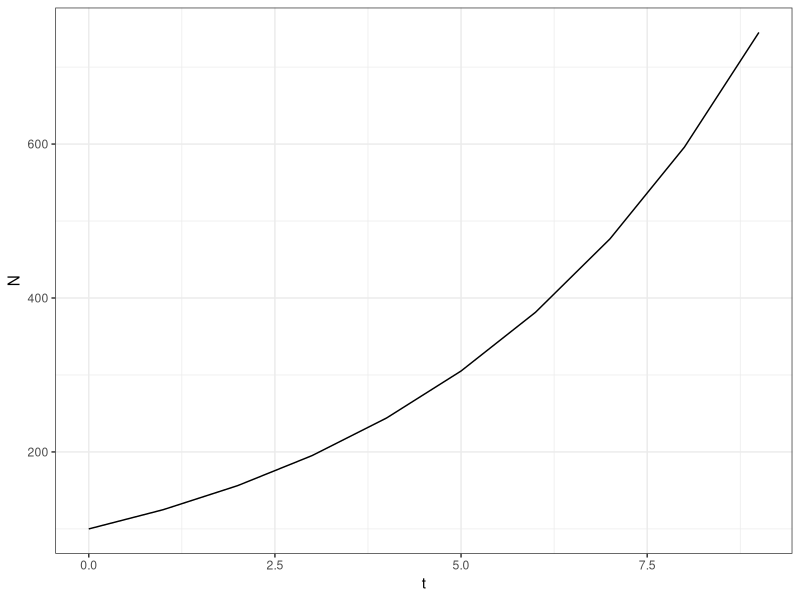
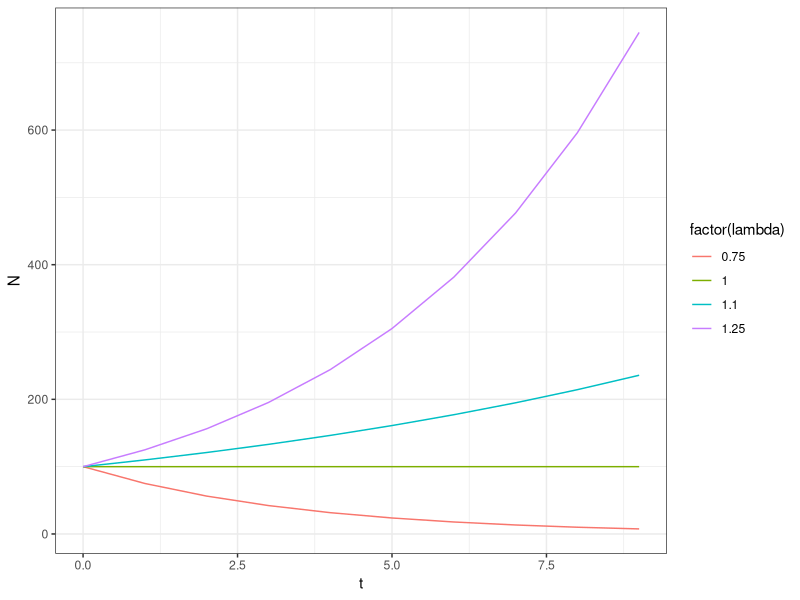
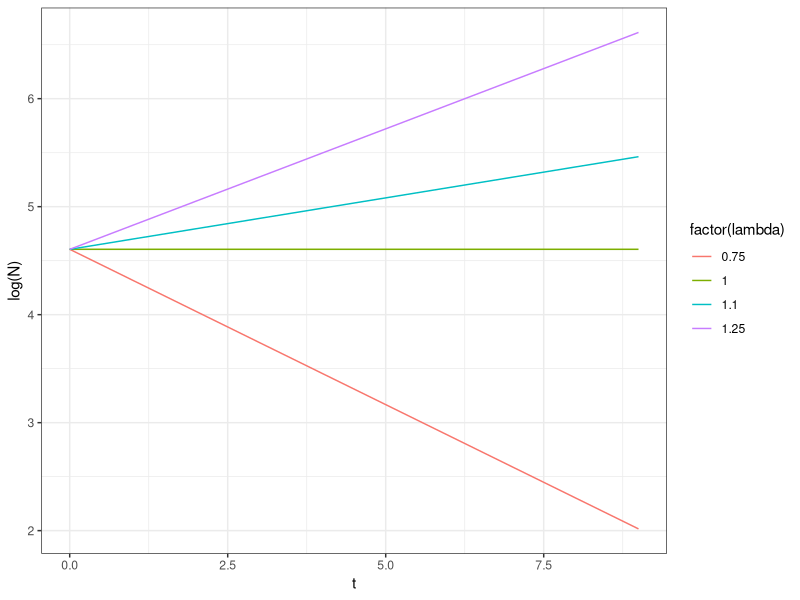
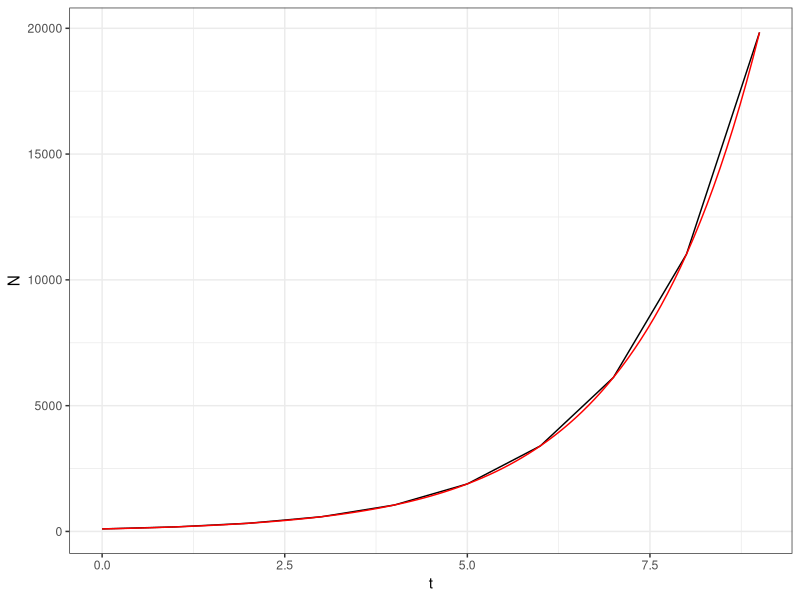
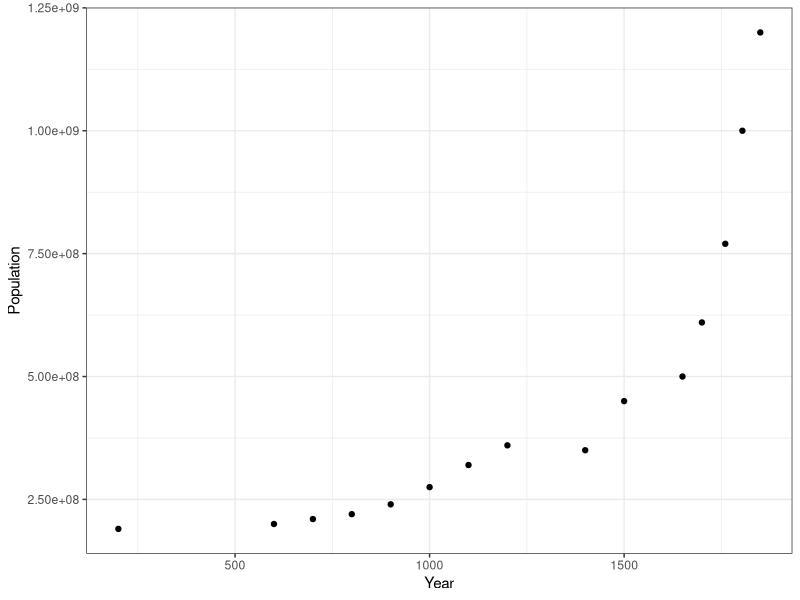
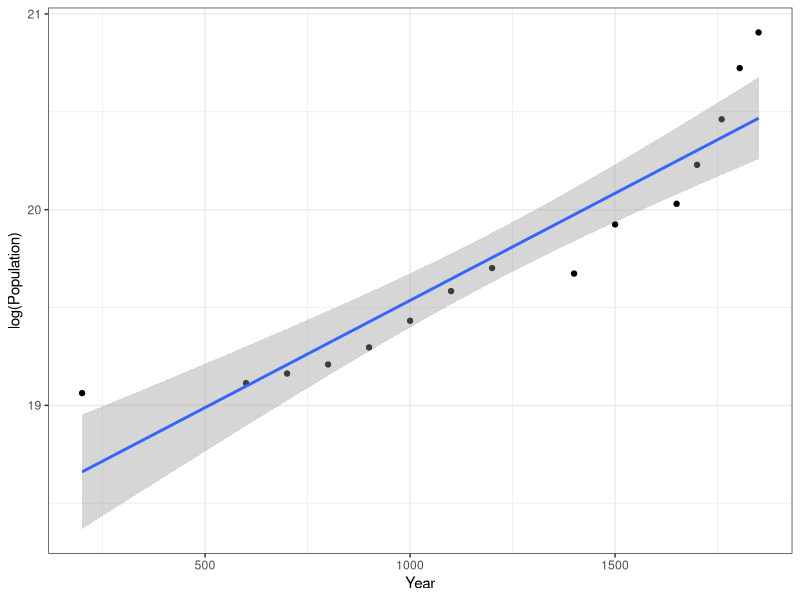
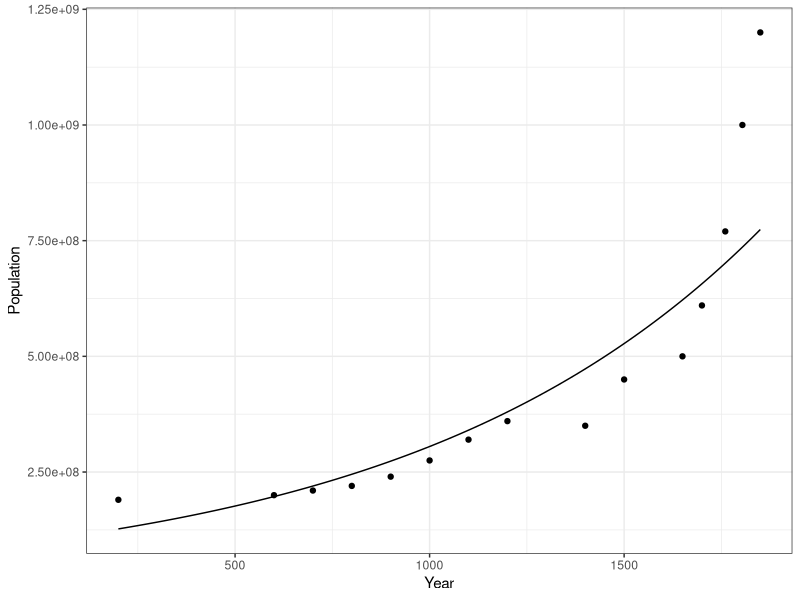
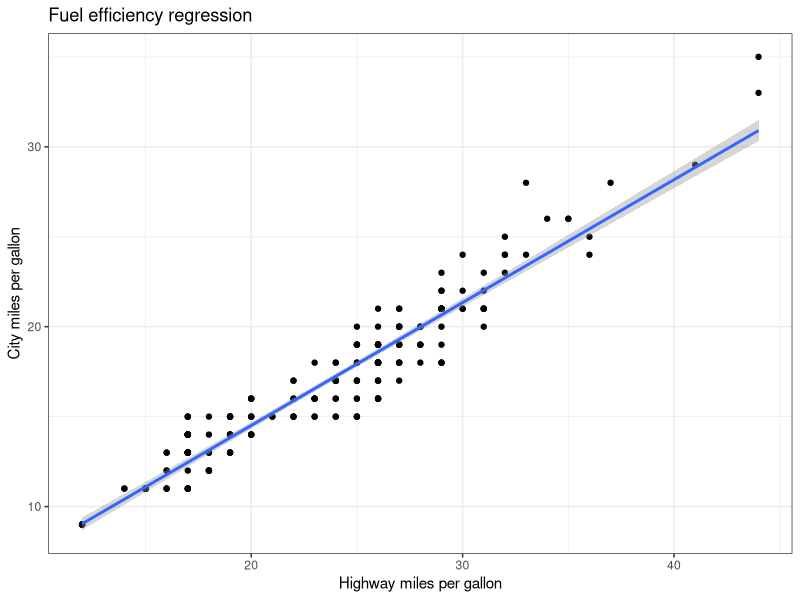

These charts were generated, in order, by the following R code:
library(tidyverse)
theme_set(theme_bw())
Rm<-0.25
lambda<-1+Rm
N0<-100
Population<-data.frame(t=0:9,N=NA)
Population
Population$N[1]<-N0
for(i in 2:10) {
  Population$N[i]<-Population$N[i-1]*lambda
}
View(Population)
# Same answer in one step
Population$N<-N0*lambda^Population$t
ggplot(Population, aes(x=t,y=N))+
  geom_line()
# Different values of lambda
Rm<-c(-0.25,0,0.1,0.25)
lambda<-1+Rm
lambda

Population<-expand.grid(t=0:9,
                        lambda=lambda)
Population$N<-N0*Population$lambda^Population$t

view(Population)
ggplot(Population,aes(x=t,
                      y=N,
                      color=factor(lambda)))+
  geom_line()

### 

ggplot(Population,aes(x=t,
                      y=log(N),
                      color=factor(lambda)))+
  geom_line()

# Exponential vs. continuous

Rm<-0.1
lambda<-1+Rm
lambda
# instantaneous rate rm
rm<-log(lambda)
rm
N0
Population<-data.frame(t=0:9)
Population$N<-N0*exp(rm*Population$t)
View(Population)

Rm<-exp(rm)-1

#Plot of continuous vs. discrete

N0<-100
lambda<-1.8
rm<-log(lambda)
Population<-data.frame(t=0:9)
Population$N<-N0*lambda^(Population$t)
ggplot(Population,
       aes(x=t,y=N))+
  geom_line()+
  geom_function(fun = function(x) N0*exp(rm*x), colour = "red")
# Units of rm

rm_per_day<-0.001 # per day
rm_per_year<-rm_per_day*365
rm_per_year


## Humans example.
library(tidyverse)
humans<-read_csv("HumanPopulation.csv") %>%
  filter(Year <1900)   
ggplot(humans,aes(x=Year,y=Population))+
  geom_point()

ggplot(humans,aes(x=Year,y=log(Population)))+
  geom_point()+
  stat_smooth(method="lm")

# do linear regression
humans.lm<-lm(log(Population)~Year,data=humans)
summary(humans.lm)
coef(humans.lm)
#y = intercept + slope* x
#y=log(N)
#x=t
#slope=rm
#log(N0)=intercept
#N0=exp(intercept
rm<-coef(humans.lm)[2]
rm
N0<-exp(coef(humans.lm)[1])
N0
# plot
ggplot(humans,aes(x=Year))+
  geom_point(aes(y=Population))+
  geom_function(fun=~N0*exp(rm*.x)) 
# lambda
lambda=exp(rm)
lambda

# Linear regression estimation
library(tidyverse)
ggplot(mpg,aes(x=hwy,y=cty))+
  geom_point()+
  stat_smooth(method="lm")+
  labs(x="Highway miles per gallon",y="City miles per gallon",
       title="Fuel efficiency regression")
cars.lm<-lm(cty~hwy,data=mpg)
coef(cars.lm)

## least squares function

RegressionSS<-function(par,x,y) {
  a<-par["a"]
  b<-par["b"]
  y_hat<-a+b*x
  SS<-sum((y-y_hat)^2)
  return(SS)
}
RegressionSS(par=c(a=0.84,b=0.68),
             x=mpg$cty,
             y=mpg$hwy)
             
#find minimum
fit<-optim(par=c(a=0,b=1),
           fn=RegressionSS,
           x=mpg$hwy,
           y=mpg$cty)
fit
             
